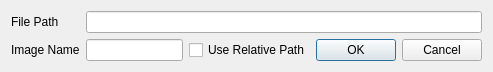
<?xml version="1.0" encoding="UTF-8"?>
<ui version="4.0">
 <class>DialogNewImage</class>
 <widget class="QDialog" name="DialogNewImage">
  <property name="geometry">
   <rect>
    <x>0</x>
    <y>0</y>
    <width>493</width>
    <height>69</height>
   </rect>
  </property>
  <property name="sizePolicy">
   <sizepolicy hsizetype="Preferred" vsizetype="Preferred">
    <horstretch>0</horstretch>
    <verstretch>0</verstretch>
   </sizepolicy>
  </property>
  <property name="windowTitle">
   <string>Dialog</string>
  </property>
  <property name="sizeGripEnabled">
   <bool>false</bool>
  </property>
  <property name="modal">
   <bool>false</bool>
  </property>
  <layout class="QFormLayout" name="formLayout">
   <item row="0" column="0">
    <widget class="QLabel" name="label">
     <property name="text">
      <string>File Path</string>
     </property>
    </widget>
   </item>
   <item row="0" column="1">
    <widget class="QwwFileChooser" name="lineEditPath"/>
   </item>
   <item row="1" column="0">
    <widget class="QLabel" name="label_2">
     <property name="text">
      <string>Image Name</string>
     </property>
    </widget>
   </item>
   <item row="1" column="1">
    <layout class="QHBoxLayout" name="horizontalLayout">
     <item>
      <widget class="QLineEdit" name="lineEditName"/>
     </item>
     <item>
      <widget class="QCheckBox" name="checkBoxUseRelativePath">
       <property name="text">
        <string>Use Relative Path</string>
       </property>
      </widget>
     </item>
     <item>
      <widget class="QDialogButtonBox" name="buttonBox">
       <property name="orientation">
        <enum>Qt::Horizontal</enum>
       </property>
       <property name="standardButtons">
        <set>QDialogButtonBox::Cancel|QDialogButtonBox::Ok</set>
       </property>
      </widget>
     </item>
    </layout>
   </item>
  </layout>
 </widget>
 <customwidgets>
  <customwidget>
   <class>QwwFileChooser</class>
   <extends>QLineEdit</extends>
   <header location="global">qwwfilechooser.h</header>
  </customwidget>
 </customwidgets>
 <resources/>
 <connections>
  <connection>
   <sender>buttonBox</sender>
   <signal>accepted()</signal>
   <receiver>DialogNewImage</receiver>
   <slot>accept()</slot>
   <hints>
    <hint type="sourcelabel">
     <x>248</x>
     <y>254</y>
    </hint>
    <hint type="destinationlabel">
     <x>157</x>
     <y>274</y>
    </hint>
   </hints>
  </connection>
  <connection>
   <sender>buttonBox</sender>
   <signal>rejected()</signal>
   <receiver>DialogNewImage</receiver>
   <slot>reject()</slot>
   <hints>
    <hint type="sourcelabel">
     <x>316</x>
     <y>260</y>
    </hint>
    <hint type="destinationlabel">
     <x>286</x>
     <y>274</y>
    </hint>
   </hints>
  </connection>
 </connections>
</ui>
